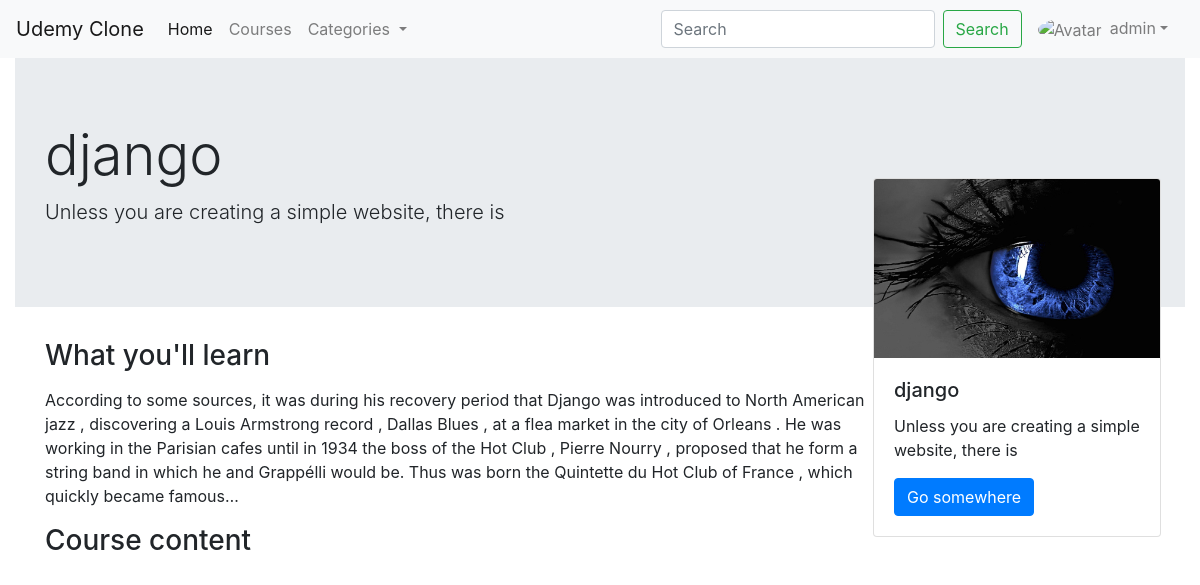
The app's page /course/coursehome1 (signed in), older data.
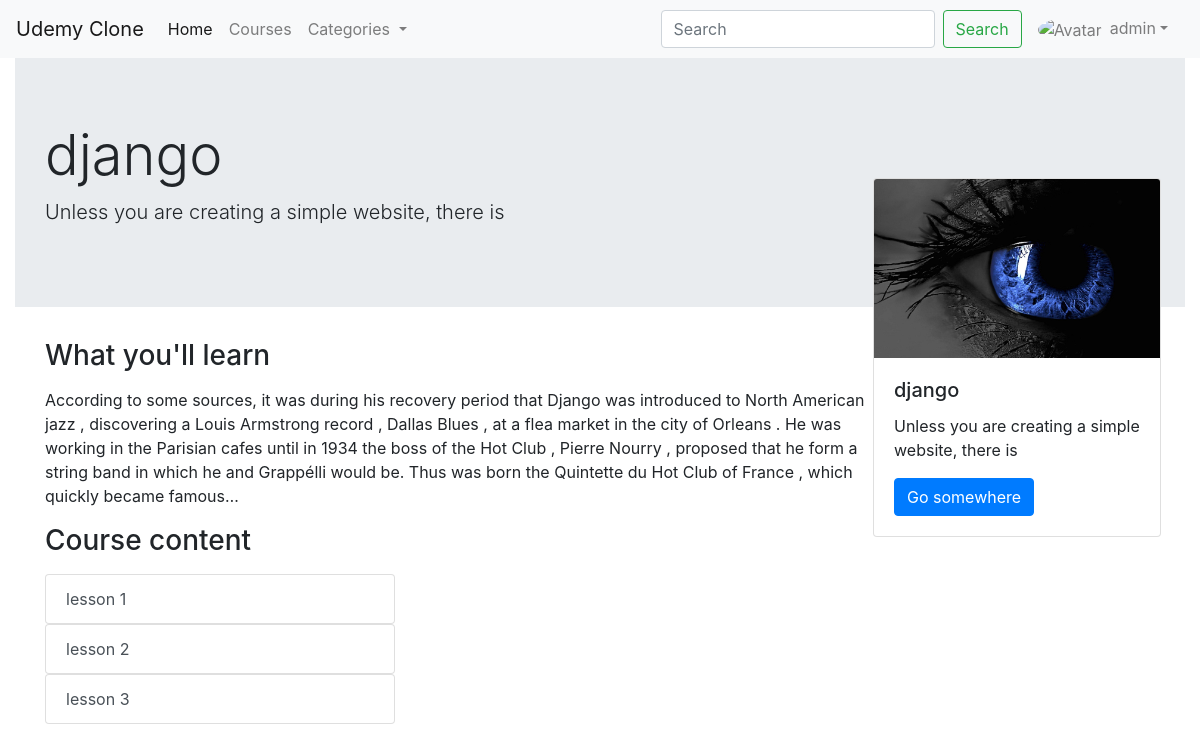
The same page, newer data.
### course/models.py (models this page shows, shortened)
class CourseLesson(models.Model):
    sno = models.AutoField(primary_key= True)
    lesson_name = models.CharField(max_length=50)
    lesson_model = models.ForeignKey(Course, on_delete=models.CASCADE)
    class Meta:
        db_table='lesson_name'

### course/views.py (the view)
# urls.py: path('coursehome<str:slug>', views.coursehome, name='coursehome-detail')
def coursehome(request,slug):
    course = Course.objects.get(sno =slug)
    course_lessons = CourseLesson.objects.filter(lesson_model = course)
    videos = Video.objects.filter(video_course  = course)
    print(videos)
    context  ={'course': course, 'course_lessons' : course_lessons , 'videos': videos }
    return render(request, 'course/coursehome.html', context)

### templates/course/coursehome.html (shortened to what this page needs)
{% extends 'base.html' %}
{% block body %}
<div class="container-fluid">
    <div class="jumbotron jumbotron-fluid">
        <div class="container">
            <h1 class="display-4">{{course.title}}</h1>
            <p class="lead">{{course.desc}}</p>
        </div>
    </div>
    <div class="card mr-4" style="width: 18rem; margin-top: -161px; position: relative;
      float: right">
        <img src={{course.image.url}} class="card-img-top" alt="...">
        <div class="card-body">
            <h5 class="card-title">{{course.title}}</h5>
            <p class="card-text">{{course.desc}}</p>
            <a href="#" class="btn btn-primary">Go somewhere</a>
        </div>
    </div>
</div>
<div class="container pr-3 ">
    <div class="my-3">
        <h3>What you'll learn</h3>
        <p class="  my-3">{{course.content|truncatechars:455}}</p>
        <div class="my-3">
            <h3 class="my-3">Course content</h3>
            <div class="row">
                {% for course_lesson in course_lessons %}
                <div class="col-4">
                    <div class="list-group" id="list-tab{{course_lesson.sno}}" role="tablist">
                        <a class="list-group-item list-group-item-action  " id="list-profile-list{{course_lesson.sno}}" data-toggle="list"
                            href="#list-profile{{course_lesson.sno}}" role="tab" aria-controls="profile{{course_lesson.sno}}">{{course_lesson.lesson_name}}</a>
                    </div>
                </div>
                <div class="col-8">
                </div>
               {% endfor %}
            </div>
        </div>
    </div>
</div>
{% endblock body %}

Row changes from the older to the newer data that the page shows:
added CourseLesson: lesson_name "lesson 1"
added CourseLesson: lesson_name "lesson 2"
added CourseLesson: lesson_name "lesson 3"
